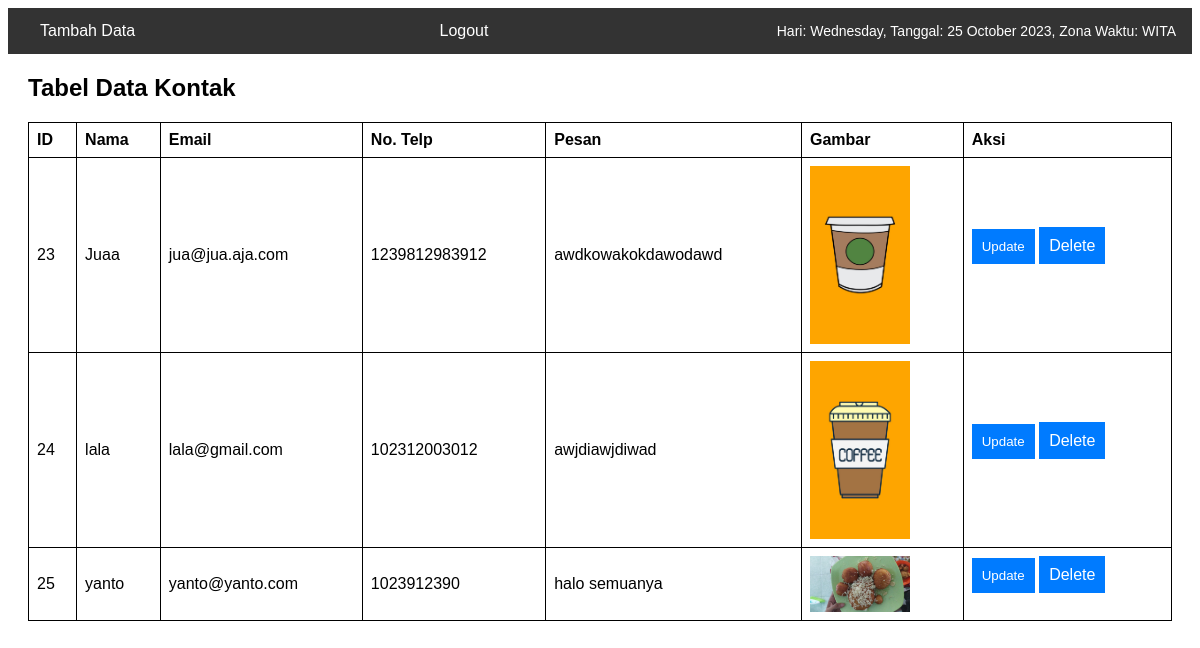
/admins.php, run on the app's committed database.
### tables this page shows
CREATE TABLE `form` (
  `id` int(11) NOT NULL,
  `nama` varchar(255) NOT NULL,
  `email` varchar(255) NOT NULL,
  `notelp` varchar(25) NOT NULL,
  `pesan` text NOT NULL,
  `gambar` varchar(255) NOT NULL
);

### admins.php (the view, shortened to what this page needs)
<?php
include 'CRUD/koneksi.php';
?>
<!DOCTYPE html>
<html lang="en">
<head>
    <link rel="stylesheet" href="admins.css">
</head>
<body>
    <div class="navbar">
        <a href="#" id="showAddForm">Tambah Data</a>
        <a href="index.php">Logout</a>
        <div id="dateInfo">
            <?php
            $hari = date('l');
            $tanggal = date('d');
            $bulan = date('F');
            $tahun = date('Y');
            $zona_waktu = date('T');
            echo "Hari: $hari, Tanggal: $tanggal $bulan $tahun, Zona Waktu: $zona_waktu";
            ?>
        </div>
    </div>
    <div id="dataContainer">
        <h2>Tabel Data Kontak</h2>
        <table border="1">
            <tr>
                <th>ID</th>
                <th>Nama</th>
                <th>Email</th>
                <th>No. Telp</th>
                <th>Pesan</th>
                <th>Gambar</th>
                <th>Aksi</th>
            </tr>
            <?php
            $result = mysqli_query($conn, "SELECT * FROM form");
            while ($row = mysqli_fetch_assoc($result)) {
            ?>
                <tr>
                    <td><?= $row['id'] ?></td>
                    <td><?= $row['nama'] ?></td>
                    <td><?= $row['email'] ?></td>
                    <td><?= $row['notelp'] ?></td>
                    <td><?= $row['pesan'] ?></td>
                    <td><img src="gambar_data_kontak/<?= $row['gambar'] ?>" alt="Tidak ada gambar" width="100"></td>
                    <td>
                        <form method="post">
                            <button type="button" class="btn" onclick="showUpdateForm(<?= $row['id'] ?>)">Update</button>
                            <a name="delete" href="CRUD/crudutama.php?id=<?= $row['id']; ?>&action=delete" class="btn">Delete</a>
                        </form>
                    </td>
                </tr>
            <?php
            }
            ?>
        </table>
    </div>
</body>
</html>

### admins.css (style rules this page uses)
body { font-family: Arial, sans-serif; }
.navbar { background-color: #333; overflow: hidden; display: flex; align-items: center; justify-content: space-between; padding: 0 16px; }
.navbar a { font-size: 16px; color: white; text-align: center; padding: 14px 16px; text-decoration: none; }
#dateInfo { color: white; font-size: 14px; }
#dataContainer { margin: 20px; }
table { width: 100%; border-collapse: collapse; }
table, th, td { border: 1px solid black; }
th, td { padding: 8px; text-align: left; }
.btn { background-color: #007BFF; color: white; border: none; padding: 10px 10px; cursor: pointer; text-decoration: none; }

### data on the page
form: id "23", nama "Juaa", email "jua@jua.aja.com", notelp "1239812983912", pesan "awdkowakokdawodawd", gambar (picture)
form: id "24", nama "lala", email "lala@gmail.com", notelp "102312003012", pesan "awjdiawjdiwad", gambar (picture)
form: id "25", nama "yanto", email "yanto@yanto.com", notelp "1023912390", pesan "halo semuanya", gambar (picture)
